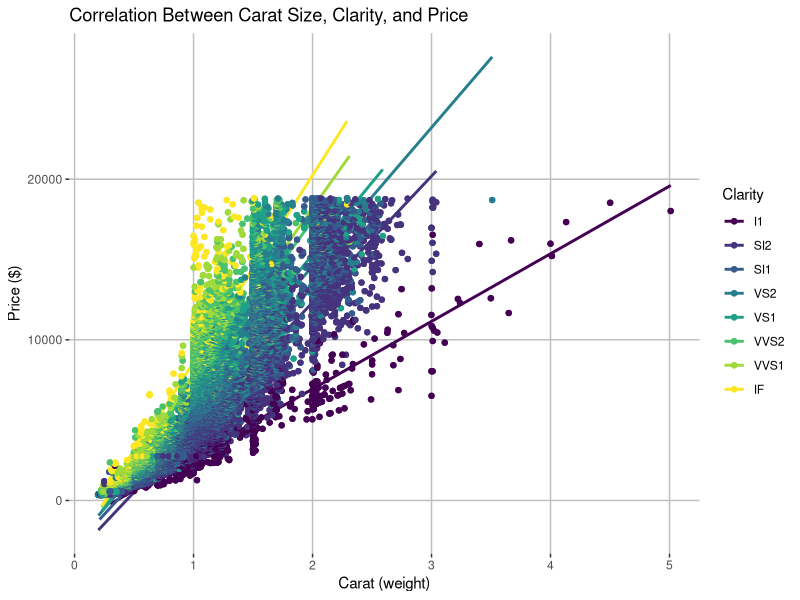
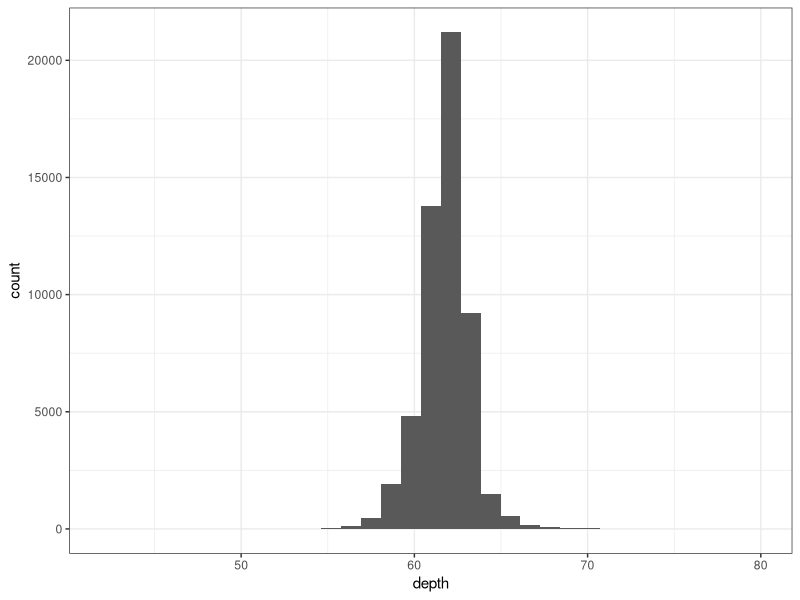
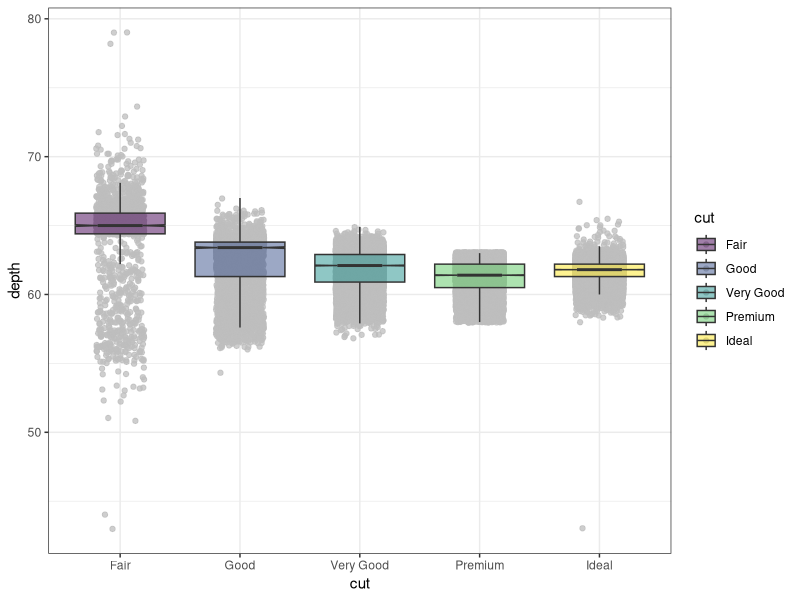
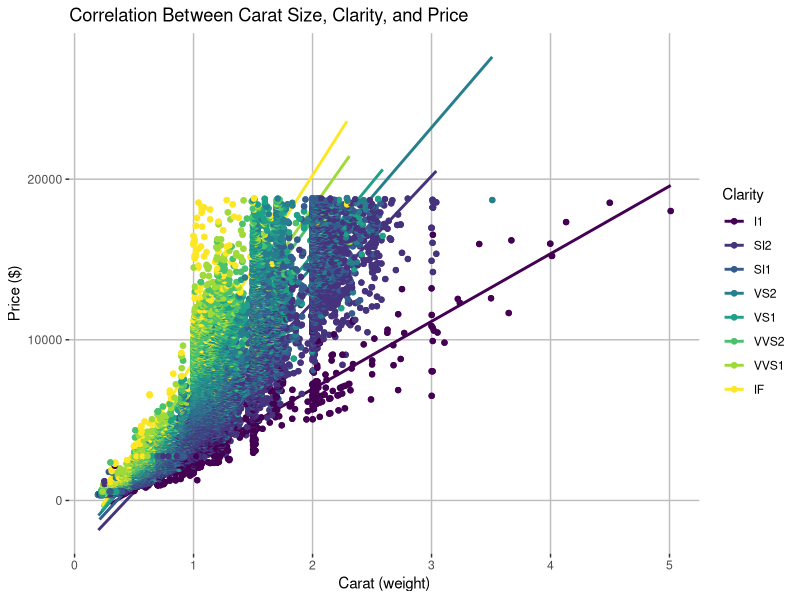
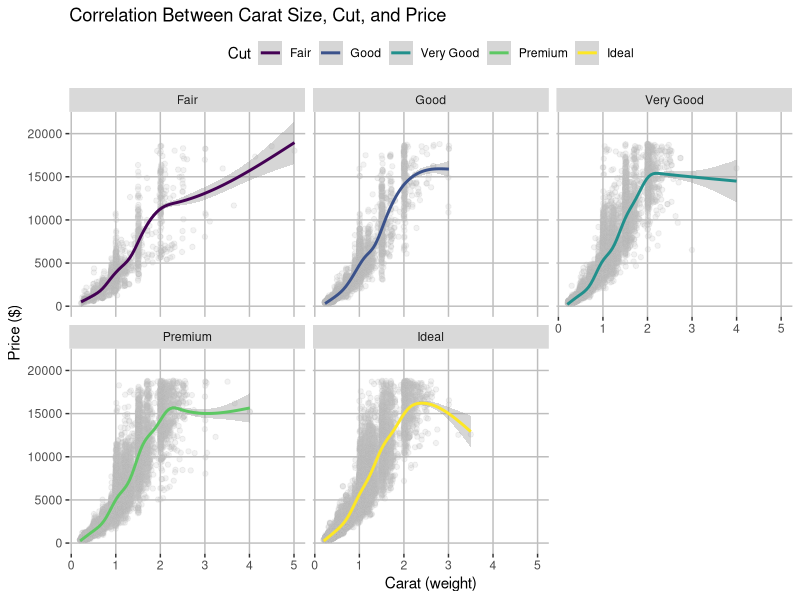

These figures' R source, in order:
#import packages
library("tidyverse") #load the tidyverse package
diamonds #check to see if diamond dataframe is there
diamond_data = diamonds #reassign data name
diamond_data #print new variable to data

#
#plot the data
diamond_data_plot = diamond_data |> 
  #to ensure data accuracy row with missing variables are removed
  drop_na() |> 
  #create a plot that assigns x, y axis and clarity using geom point
  ggplot(mapping = aes(x = carat, y = price, color = clarity, background="white")) + 
  #choose the type of graph
  geom_point() + 
  geom_smooth(method ="lm", se = FALSE) + geom_jitter() +
  labs(title = "Correlation Between Carat Size, Clarity, and Price", y = "Price ($)", x= "Carat (weight)", color = "Clarity") +
  theme(panel.background = element_rect(fill = "white"), panel.grid.major = element_line(color = "gray"))


#saving the file with the width to match the height
ggsave(filename = "diamond_plot_final.png", plot = diamond_data_plot, width= 7, height = 7)

diamond_data_plot

#Analysis:
#Based on the data we can see that there is a strong/ positive correlation between carat and price. As the weight of the diamond increase so does its price. If pricing changes in any capacity, it is because of the weight of the diamond has changes as well. They are closely correlated. #According to the data, there is a pattern that displays higher quality diamonds on average tend to be around and above 1 carat but no greater than 3 carats. IF, VVS1, VVS2 and VS1 are considered higher clarity diamonds, and they are all densely priced around the $10,000 price with carat being approximately 1-1.5.


#assign a new variable for the dataset plot
diamond_plot_cut = diamond_data |> drop_na() |> ggplot(mapping = aes(x = carat, y = price)) +
#create a scatter plot
  geom_point(color = "gray", alpha = 1/10) + 
  #stagger the points so they don't overlap
  geom_jitter(color= "gray", alpha = 1/10) +
  #create a linear method line that shows trend of data
  geom_smooth(aes(method ="lm", se = TRUE, color = cut)) +
  #divide the data by facet into cuts
  facet_wrap(~cut, nrow=2) + 
  #labels for the data
  labs(title = "Correlation Between Carat Size, Cut, and Price", y = "Price ($)", x= "Carat (weight)", color = "Cut") +
  theme(panel.background = element_rect(fill = "white"), panel.grid.major = element_line(color = "gray"), legend.position = "top")

ggsave(filename = "diamond_plot_cut.png", plot = diamond_plot_cut, width= 7, height = 7)

#Analysis: 
#Cut style and carat weight directly effects the price of a diamond. As shown above, as we progress from fair cut to ideal cut we can see the density of price migrate between $15,00 to $20,000.

diamond_data |> drop_na() |> ggplot() +
  geom_histogram(mapping = aes(x = depth), binwidth = 1.15) +
  theme_bw()

#Analysis:
# In this histogram we can see the x-axis is wider than the bars we can observe because there are so many data points in the bars we can see, which means that there are few data points in the bars we can’t see, giving the illusion that there are no points and that the x-axis is long for no reason.

ggplot(data = diamonds,
       mapping = aes(x = cut, y = depth, fill = cut)) +
  geom_jitter(width = 0.2, color = "gray", alpha = 0.75) +
  geom_boxplot(notch = TRUE, alpha = 0.5, outlier.shape = NA) +
  theme_bw()

#Analysis:
#In this graph we are using boxplots to show the mean, median, mode and quartiles of each cut category. The purpose of using this specific line of code "geom_jitter(width = 0.2, color = "gray", alpha = 0.75)" is to scatter the points so they don’t overlap with each other which in turn gives us a more accurate depiction of the data. Also, alpha = 0.75 changes the transparency to slightly so visibility of points is easier to view. Width displays how wide the datapoints within each boxplot spread. For example, if the width was changed to 0.5 the datapoints would blend together making the graph harder to read. We are also able to view outliers within this graph.
